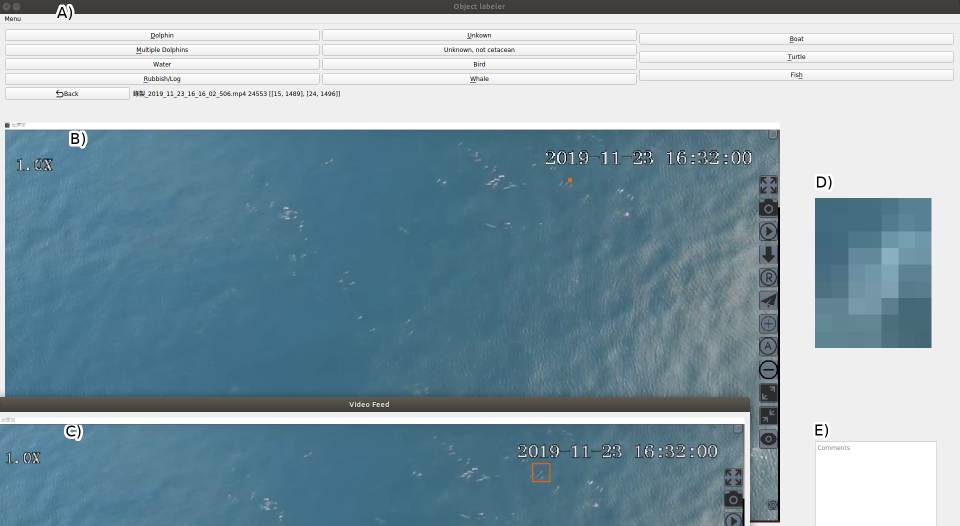
#> input picture GUI.png, 1919 x 1051 px (shown at 1/2 size); its folder holds only this picture in this run
$ python seed_recog.py --file GUI.png --folder .   (older library calls are emulated)
#> lines starting #> are read from the running program, lines starting #| are printed output that depends on the picture; after the words box and inside, x2 and y2 are one past the last pixel; in counts of white or black regions, pixels touching at a corner belong together
from argparse import ArgumentParser
from pathlib import Path
import sys

import numpy as np
import matplotlib.patches as mpatches
from matplotlib.offsetbox import AnchoredText
from matplotlib import pyplot as plt
from scipy import ndimage as ndi

from skimage import io
from skimage.color import rgb2gray
from skimage.feature import peak_local_max
from skimage.filters import threshold_otsu, rank, sato, threshold_local
from skimage.measure import regionprops, label
from skimage.morphology import watershed, square, opening, disk
from skimage.morphology import remove_small_objects, skeletonize
from skimage.segmentation import relabel_sequential
from skimage.util import invert, img_as_ubyte


# [62 lines left out: functions make_random_cmap, supressAxs, not called in this run]


def get_large_small_regons(segmap, threshold, iterative=False):
    '''Function returns seeds, and large regions that contains many seeds

    Parameters
    ----------

    segmap : np.ndarray, int, 2D
        Binary image of original image.

    threshold : float
        Size of area to cut off individual seeds at

    iterative : bool, optional
        no use as of yet...

    Returns
    -------

    largeRegions : List[sliceObjects]
        List of bounding boxes which demarcate regions where many seeds are.

    smallRegions : List[sliceObjects]
        List of bounding boxes which demarcate regions where a seed is.
    '''

    largeRegions = []
    smallRegions = []

    for r in regionprops(segmap):
        if r.area > threshold:
            # keep area for reprocessing
            largeRegions.append(r)
        else:
            smallRegions.append(r)
            # area is a seed
    return largeRegions, smallRegions


# [70 lines left out: functions join_segs, debug_fig, not called in this run]


def outerdist(image: np.ndarray):
    ''' Function calculates the outer distance transform from
        Segmentation of clustered nuclei with shape markers and marking
        function, Cheng et al.

    Parameters
    ----------

    image : np.ndarray or 2D array
        Binary image of object for which to compute the outer
        distance transform

    Returns
    -------
    dists : np.ndarray, 2D
        Image in which each pixel value is the distance to the nearest marker.

    markers : np.ndarray, 2D
        2D array where markers are individually labeled.
    '''

    edt = ndi.distance_transform_edt(image)
    coordinates = peak_local_max(edt, labels=image, min_distance=7, num_peaks=10)

    dists = np.zeros_like(image, dtype=np.float64)
    # loop over all pixels and if the image pixel is 1 then calculate distance
    for i in range(0, image.shape[0]):
        for j in range(0, image.shape[1]):
            if image[i, j] > 0:
                ldist = []
                # loop over all coordinates that are markers and calculate
                # euclidean distance
                for m in coordinates:
                    dist = np.sqrt((i - m[0])**2 + (j - m[1])**2)
                    ldist.append(dist)
                # take minimum of all calculated distance and assign the
                # current pixel this value
                mina = min(ldist)
                dists[i, j] = mina

    # create markers from coordinates
    markers = np.zeros_like(image, dtype=np.bool)
    nd_indices = tuple(coordinates.T)
    markers[nd_indices] = True

    return dists, markers


def distance_watershed(threshold: np.ndarray, debug=False, outer=False):
    '''Function uses a distance transform to create markers and preform
       watershed segmentation

    Parameters
    ----------

    threshold: np.ndarray, 2D
        Binary thresholded image. The segmentation map will be
        computed from this

    debug : bool, optional
        If True then various graphs of the functions intermediate state is
        plotted. Default is False.

    outer : bool, optional
        If True use the outer distance transform. If False use the
        inner distance transform. DEfaul is False.

    Returns
    -------

    labels : np.ndarray, 2D
        Image which has been segmented and labeled.
    '''

    if outer:
        dist, markers = outerdist(threshold)
        segm = watershed(dist, mask=threshold)
    else:
        dist = ndi.distance_transform_edt(threshold)
        peaks = peak_local_max(dist, indices=False, labels=threshold, min_distance=10)
        markers = label(peaks)
        segm = watershed(-dist, markers, mask=threshold)

    labels = label(segm)

    if debug:
        debug_fig(curImg, -dist, labels, markers,
                  ["Image", "Inner distance", "labels", "markers"])

    return labels


# [51 lines left out: function gradient_watershed, not called in this run]


MAXSIZE = 5000
MINSIZE = 1200

parser = ArgumentParser(description="Counts objects in a picture")

parser.add_argument("-f", "--file", type=str,
                    help="Path to single image to be analysed.")
parser.add_argument("-d", "--debug", action="store_true",
                    help="Display debug info.")
parser.add_argument("-dd", action="store_true")
parser.add_argument("-s", "--save", action="store_true",
                    help="Save images of individual objects.")
parser.add_argument("-g", "--gradient", action="store_true",
                    help="Use gradient_watershed in place of\
                    distance_watershed.")
parser.add_argument("-fo", "--folder", type=str, help="Location to save images.")
parser.add_argument("-t", "--size_threshold", type=float, help="blah", default=1.0)

args = parser.parse_args()

if args.file is None:
    raise IOError("No file provided!!")

try:
    img = io.imread(args.file)
#> img is the input picture: shape (1051, 1919, 4); mean R, G, B, A 134.6, 157.7, 168.9, 255
except FileNotFoundError:
    sys.exit()

if args.save:
    if args.folder:
        name = Path(args.folder)
        if not name.exists():
            name.mkdir()
    else:
        name = Path()

gray = img_as_ubyte(rgb2gray(img))
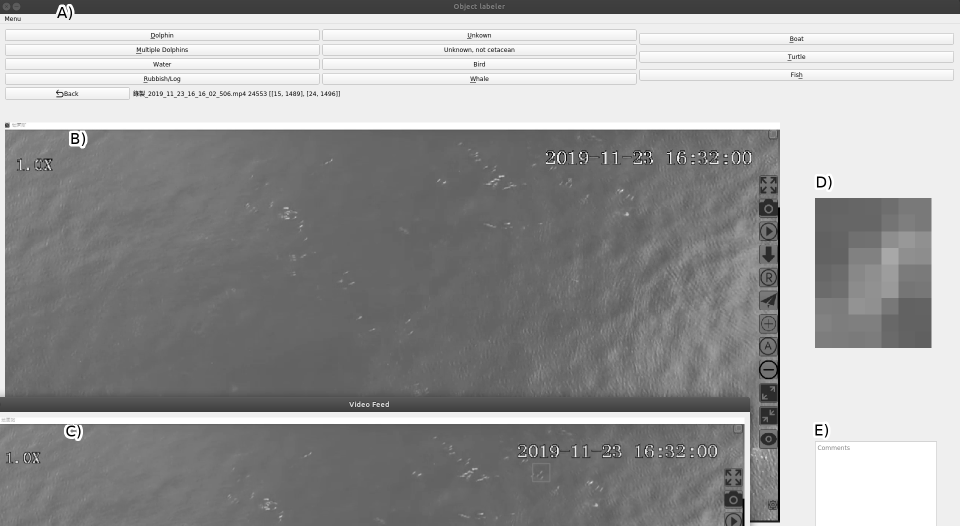
#> gray: shape (1051, 1919) (shown at 1/2 size); min 0, max 255, mean 153.6

# threshold image using Otsu's method
thresh = threshold_otsu(gray)
#> thresh = 174
thresh = gray < thresh
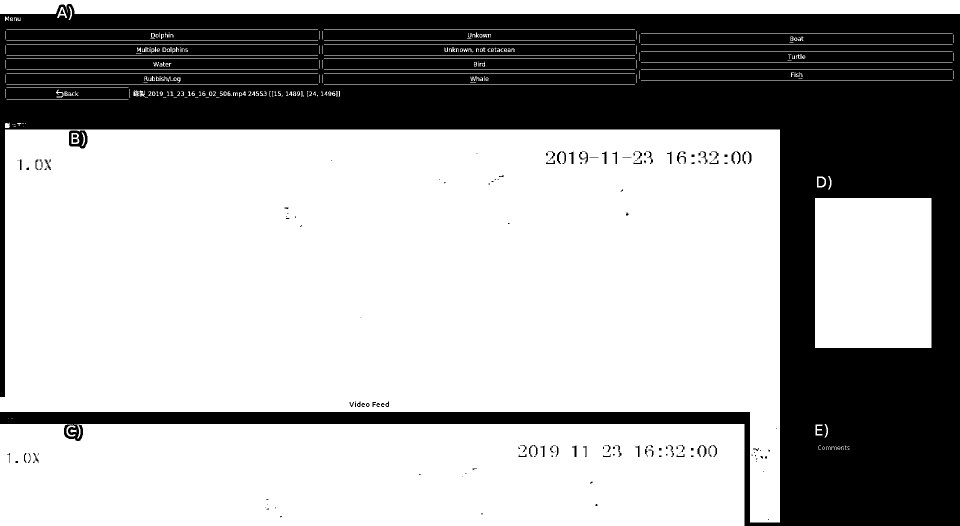
#> thresh: shape (1051, 1919) bool (shown at 1/2 size); 65.8% white; 217 black regions (144 under 20 px), largest, box (x1, y1, x2, y2) and area: (0, 8, 1919, 1051) 682768, (138, 261, 175, 297) 762, (1463, 303, 1481, 328) 175
# remove noise
thresh = opening(thresh, square(3))
#> thresh: shape (1051, 1919) bool; 64.9% white; 133 black regions (73 under 20 px)

labels = label(thresh)
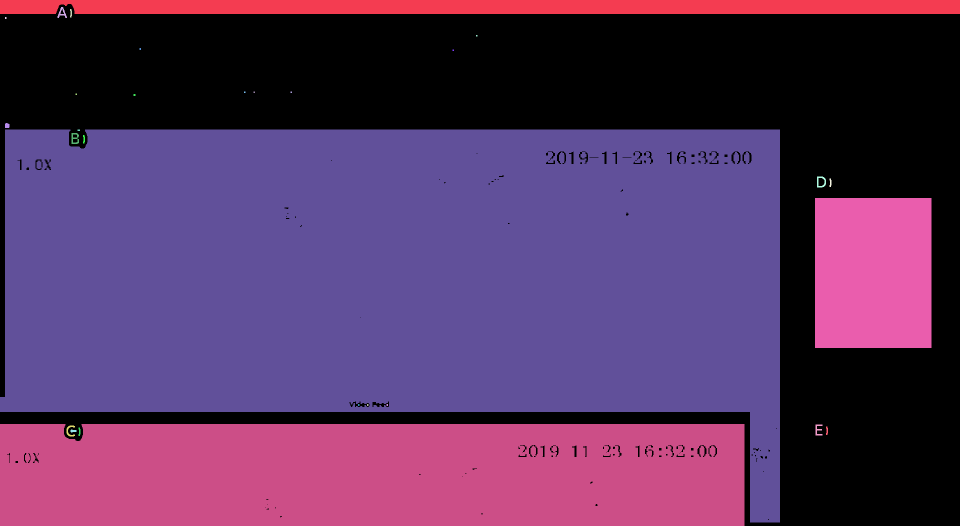
#> labels: shape (1051, 1919) int32 (shown at 1/2 size); 30 distinct labels, from 0 to 29; one colour per label, 0 black
labels = remove_small_objects(labels, min_size=200)
#> labels: shape (1051, 1919) int32; 5 distinct labels, from 0 to 24


large, small = get_large_small_regons(labels, args.size_threshold*MAXSIZE)
#> the loop in get_large_small_regons, `for r in regionprops(segmap):` made 4 passes
#> after the loop in get_large_small_regons, `for r in regionprops(segmap):`: largeRegions = 4 regions; box (x1, y1, x2, y2) and area: (0, 259, 1560, 1045) 885058, (0, 848, 1489, 1051) 299362, (1630, 396, 1863, 696) 69900, (0, 0, 1919, 28) 53135; smallRegions = []
#> large has the same summary as largeRegions in get_large_small_regons; small = []

fig, axs = plt.subplots(1, 1)
fig.set_figheight(11.25)
fig.set_figwidth(20)
plt.subplots_adjust(top=0.963, bottom=0.04, left=0.008, right=0.992, hspace=0.2, wspace=0.2)

axs.imshow(img, cmap=plt.cm.gray)
seedcount = 0

segmap = np.zeros_like(gray)

# isolate small seeds, and plot bounding box
for s in small:
    minr, minc, maxr, maxc = s.bbox
    rect = mpatches.Rectangle((minc, minr), maxc - minc, maxr - minr,
                              fill=False, color="red", linewidth=2)
    axs.add_patch(rect)
    axs.scatter(*s.centroid[::-1], color="green", marker="x")
    seedcount += 1
    # add seed to segmentation map
    segmap[s.slice] = thresh[s.slice]

    seed = img[s.slice]

    if args.save:
        io.imsave(name / f"{seedcount:03}.png", seed)
#> this loop made 0 passes
#> segmap: shape (1051, 1919); every value is 0
#> after the loop, seedcount = 0
origSegmap = segmap
segmap = label(segmap)
#> segmap: shape (1051, 1919) int64; every value is 0

# isolate collections of seeds, and try to separate into individual seeds
for region in large:

    y1 = region.bbox[0]
    y2 = region.bbox[2]
    x1 = region.bbox[1]
    x2 = region.bbox[3]

    # make sure we are not outside image
    y1 = max(y1, 0)
    y2 = min(y2, thresh.shape[0])
    x1 = max(x1, 0)
    x2 = min(x2, thresh.shape[1])

    # get small image & threshold image
    curImg = invert(gray[y1:y2, x1:x2])
    curThresh = thresh[y1:y2, x1:x2]

    if args.gradient:
        labs = gradient_watershed(curImg, curThresh, debug=args.dd)
    else:
        labs = distance_watershed(curThresh, debug=args.dd, outer=True)

    # Loop over labeled regions and plot bounding box and save image
    # of individual seed
    for r in regionprops(labs):
        if r.area <= region.area and r.area > 1.1*MINSIZE:
            minr, minc, maxr, maxc = r.bbox

            y1 = region.bbox[0] + minr
            x1 = region.bbox[1] + minc
            rect = mpatches.Rectangle((x1, y1), maxc - minc, maxr - minr,
                                      fill=False, color="green", linewidth=2)

            x, y = r.centroid[::-1]
            x += region.bbox[1]
            y += region.bbox[0]

            if origSegmap[int(y), int(x)] == 0:

                axs.add_patch(rect)
                axs.scatter(x, y, color="green", marker="x")

                seedcount += 1

                y2 = y1 + (maxr - minr)
                x2 = x1 + (maxc - minc)

                segmap[y1:y2, x1:x2] = labs[r.slice]

                seed = img[y1:y2, x1:x2]
                if args.save:
                    io.imsave(name / f"{seedcount:03}.png", seed)
#> this loop made 4 passes
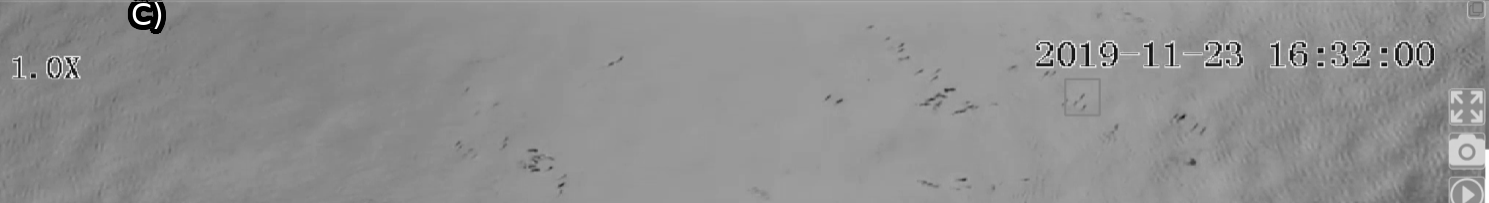
#> curImg: shape (203, 1489); min 0, max 255, mean 143.7
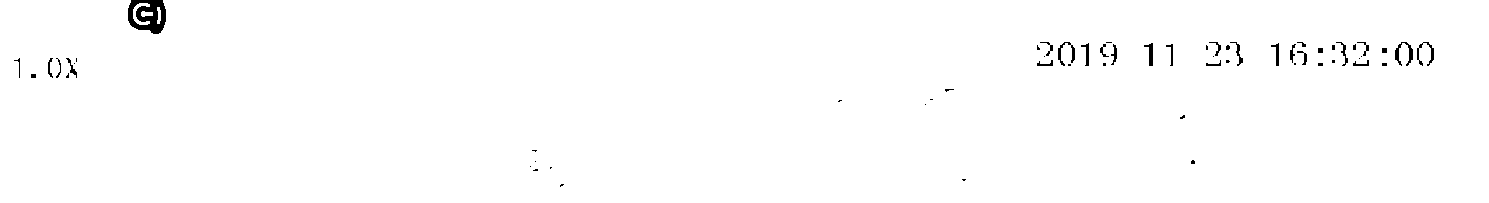
#> curThresh: shape (203, 1489) bool; 99.1% white; 61 black regions (33 under 20 px), largest, box (x1, y1, x2, y2) and area: (128, 0, 166, 34) 841, (1395, 42, 1413, 66) 156, (1058, 42, 1075, 66) 128
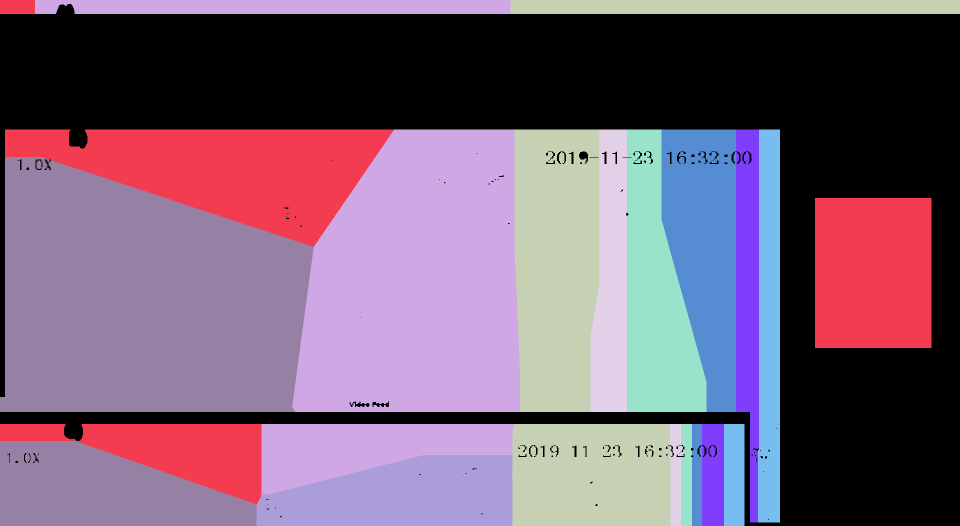
#> segmap: shape (1051, 1919) int64 (shown at 1/2 size); 11 distinct labels, from 0 to 10; one colour per label, 0 black
#> after the loop, seedcount = 24

text = f"Total seeds:{seedcount}"
#> text = 'Total seeds:24'
if args.debug or args.dd:
    fig, ax = plt.subplots(1, 1)
    ax.set_title("Final segmentation")
    segmap = label(segmap)
    ax.imshow(segmap, cmap=make_random_cmap())

textbox = AnchoredText(text, frameon=True, loc=3, pad=0.5)
axs.add_artist(textbox)
axs.set_title(f"Result for: {args.file}")
plt.show()
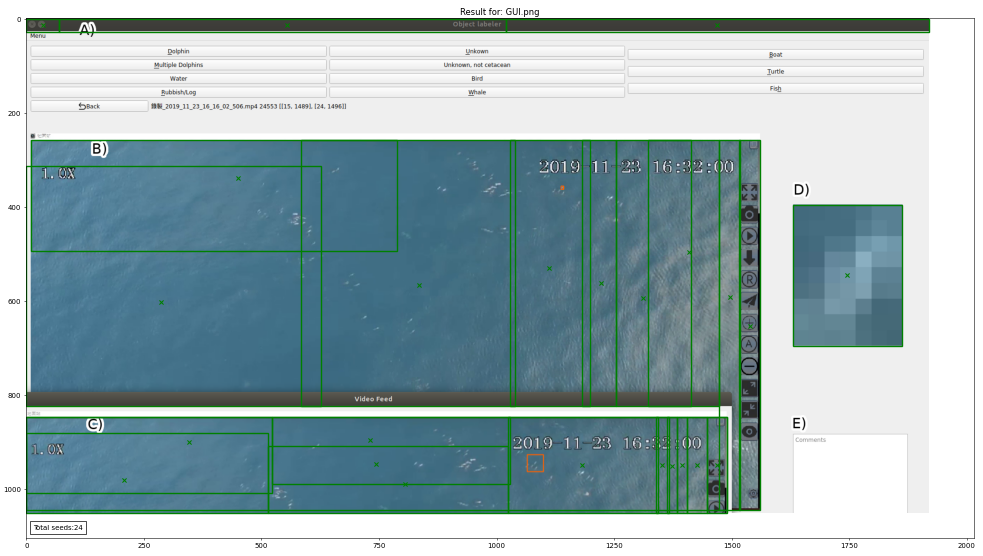
#> figure drawn by matplotlib, 1 panel
